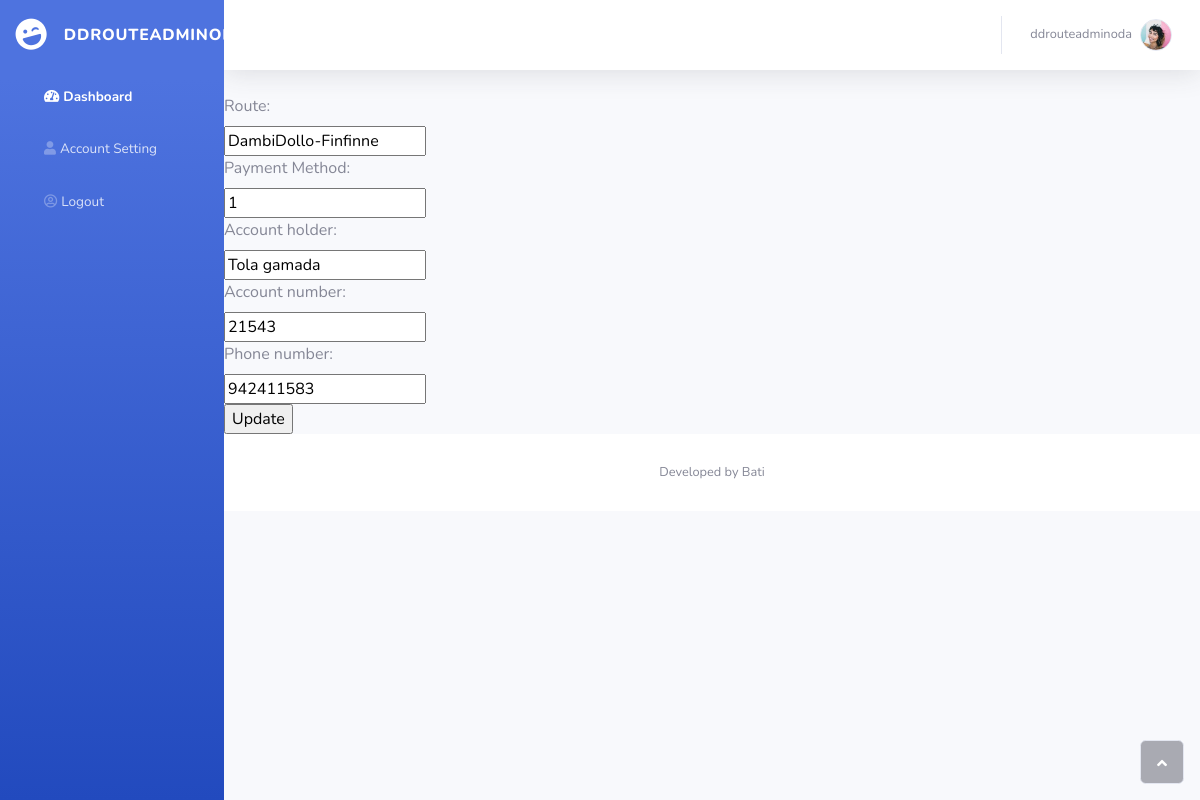
/booker/update-payment_info/1/ (signed in), run on the app's committed database.
### Booker/models.py (models this page shows, shortened)
class PaymentInformation(models.Model):
    route = models.ForeignKey(Route, on_delete=models.CASCADE)
    payment_method = models.ForeignKey(PaymentMethod, on_delete=models.CASCADE, blank=False, null=True)
    account_holder = models.CharField(max_length=55)
    account_number = models.IntegerField()
    phone_number = models.IntegerField()
    updated = models.DateTimeField(auto_now=True, null=True)
    created = models.DateTimeField(auto_now_add=True, null=True)

### Bus_admin/models.py (models this page shows, shortened)
class Route(models.Model):
    route_admin=models.ForeignKey(User, on_delete=models.CASCADE, null=True)
    name=models.CharField(max_length=255, null=True)
    start=models.CharField(max_length=255, null=True)
    destination=models.CharField(max_length=255, null=True)
    via_cities=models.CharField(max_length=255, null=True)
    travel_date=models.DateField(null=True)
    travel_begin_time=models.TimeField(null=True)
    travel_distance=models.IntegerField(null=True)
    travel_aproximate_time=models.CharField(max_length=255, null=True)
    single_seat_price=models.IntegerField(null=True)
    travel_facilities=models.CharField(max_length=255, null=True)
    updated=models.DateTimeField(auto_now=True, null=True)
    created=models.DateTimeField(auto_now_add=True, null=True)

### System_admin/models.py (models this page shows, shortened)
class PaymentMethod(models.Model):
    name = models.CharField(max_length=55)
    type = models.CharField(max_length=55)
    logo = models.ImageField(max_length=55, null=True)
    description = models.TextField()
    code = models.IntegerField()
    contact = models.IntegerField()
    updated = models.DateTimeField(auto_now=True, null=True)
    created = models.DateTimeField(auto_now_add=True, null=True)

### Customer/decorators.py (the view)
        def wrapper_func(request, *args, **kwargs):
            group=None
            if request.user.groups.exists():
                group=request.user.groups.all()[0].name
            if group in allowed_roles:
                return view_func(request, *args, **kwargs)
            else:
                return HttpResponse('You are not allowed')

### Booker/views.py (called while the page is built, shortened)
@login_required(login_url='login')
@allowed_users(allowed_roles=['booker'])
def updatePaymentInfo(request, pk):
    payment_info=get_object_or_404(PaymentInformation, id=pk)
    pymnt_methods=PaymentMethod.objects.all()
    context={'payment_info':payment_info, 'pymnt_methods':pymnt_methods}
    if request.user != payment_info.route.route_admin:
        return HttpResponse("You are not allowed here!")
    return render(request, 'Booker/update_payment_info_form.html', context)

### Booker/templates/Booker/update_payment_info_form.html (shortened to what this page needs)
{% extends 'booker/bookermain.html'%} {% block content%}
<form action="" method="POST">
    <div>
        <label for="hotel">Route:</label><br>
        <input type="text" id="route" name="route" value="{{payment_info.route.name}} " readonly>
    </div>
    <div>
        <label for="hotel">Payment Method:</label><br>
        <input type="text" id="payment_method" name="payment_method" value="{{payment_info.payment_method.id}} " readonly>
    </div>
    <div>
        <label for="account_holder">Account holder:</label><br>
        <input type="text" id="account_holder" name="account_holder" value="{{payment_info.account_holder}}" required>
    </div>
    <div>
        <label for="account_number">Account number:</label><br>
        <input type="number" id="account_number" name="account_number" value="{{payment_info.account_number}}" required>
    </div>
    <div>
        <label for="phone_number">Phone number:</label><br>
        <input type="number" id="phone_number" name="phone_number" value="{{payment_info.phone_number}}" required>
    </div>
    <input type="submit" value="Update">
</form>
{% endblock content%}

### templates/booker/bookernavbar.html (shortened to what this page needs)
<div id="wrapper">
    <nav class="navbar navbar-dark align-items-start sidebar sidebar-dark accordion bg-gradient-primary p-0">
        <div class="container-fluid d-flex flex-column p-0">
            <a class="navbar-brand d-flex justify-content-center align-items-center sidebar-brand m-0" href="{% url 'Booker:home' request.user.id %}">
                <div class="sidebar-brand-icon rotate-n-15"><i class="fas fa-laugh-wink"></i></div>
                <div class="sidebar-brand-text mx-3"> <span>{{request.user.username}}</span> </div>
            </a>
            <ul class="nav navbar-nav text-light" id="accordionSidebar">
                <li class="nav-item" role="presentation"><a class="nav-link active" href="{% url 'Booker:home' request.user.id %}"><i
                            class="fas fa-tachometer-alt"></i><span>Dashboard</span></a></li>
                <li class="nav-item" role="presentation"><a class="nav-link" href="./profile.html"><i
                            class="fas fa-user"></i><span>Account Setting</span></a></li>
                <li class="nav-item" role="presentation"><a class="nav-link" href="{%url 'logout' %}"><i
                            class="far fa-user-circle"></i><span>Logout</span></a></li>
            </ul>
        </div>
    </nav>
    <div class="d-flex flex-column" id="content-wrapper">
        <div id="content">
            <nav class="navbar navbar-light navbar-expand bg-white shadow mb-4 topbar static-top">
                <div class="container-fluid"><button class="btn btn-link d-md-none rounded-circle mr-3" id="sidebarToggleTop" type="button"></button>
                    <ul class="nav navbar-nav flex-nowrap ml-auto">
                        <li class="nav-item dropdown no-arrow" role="presentation">
                            <div class="nav-item dropdown no-arrow"><a class="dropdown-toggle nav-link" data-toggle="dropdown" aria-expanded="false" href="#"><span
                                        class="d-none d-lg-inline mr-2 text-gray-600 small">{{request.user.username}}</span><img
                                        class="border rounded-circle img-profile"
                                        src="/assets/img/avatars/avatar1.jpeg"></a>
                            </div>
                        </li>
                    </ul>
                </div>
            </nav>

### data on the page
PaymentInformation: route "DambiDollo-Finfinne", payment_method "1", account_holder "Tola gamada", account_number "21543", phone_number "942411583"

### other printed values
{{ request.user.username }} "DDROUTEADMINODA"
{{ request.user.username }} "ddrouteadminoda"
